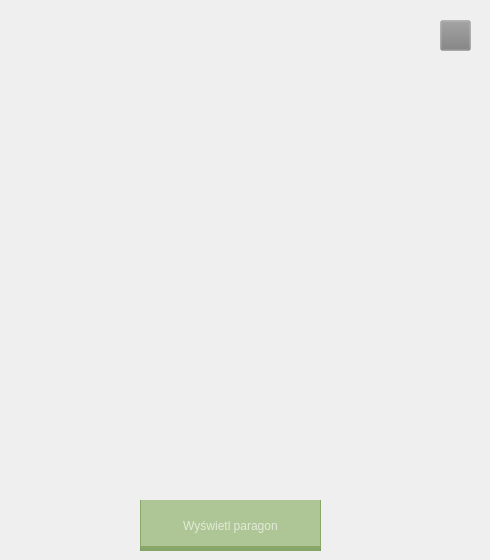
    <widget class="QWidget" name="page_6">
     <widget class="QLabel" name="label_time1">
      <property name="geometry">
       <rect>
        <x>0</x>
        <y>60</y>
        <width>481</width>
        <height>151</height>
       </rect>
      </property>
      <property name="sizePolicy">
       <sizepolicy hsizetype="Maximum" vsizetype="Maximum">
        <horstretch>0</horstretch>
        <verstretch>0</verstretch>
       </sizepolicy>
      </property>
      <property name="font">
       <font>
        <pointsize>22</pointsize>
        <bold>true</bold>
       </font>
      </property>
      <property name="text">
       <string/>
      </property>
      <property name="alignment">
       <set>Qt::AlignCenter</set>
      </property>
     </widget>
     <widget class="QLabel" name="label_numer_zamowienia">
      <property name="geometry">
       <rect>
        <x>20</x>
        <y>210</y>
        <width>441</width>
        <height>151</height>
       </rect>
      </property>
      <property name="sizePolicy">
       <sizepolicy hsizetype="Maximum" vsizetype="Maximum">
        <horstretch>0</horstretch>
        <verstretch>0</verstretch>
       </sizepolicy>
      </property>
      <property name="font">
       <font>
        <pointsize>22</pointsize>
        <bold>true</bold>
       </font>
      </property>
      <property name="text">
       <string/>
      </property>
      <property name="alignment">
       <set>Qt::AlignCenter</set>
      </property>
     </widget>
     <widget class="QPushButton" name="pushButton_7">
      <property name="geometry">
       <rect>
        <x>140</x>
        <y>500</y>
        <width>181</width>
        <height>51</height>
       </rect>
      </property>
      <property name="maximumSize">
       <size>
        <width>200</width>
        <height>100</height>
       </size>
      </property>
      <property name="styleSheet">
       <string notr="true">QPushButton{
	font: 350 9pt &quot;Cascadia Code SemiLight&quot;;
	padding-top: 5px;
	color: rgb(226,234,216);
	background-color: rgba(130,170,90,0.6);
	border: none;
	border-left: 1px solid rgba(110,144,76,0.6);
	border-right: 1px solid rgba(110,144,76,0.6);
	border-bottom: 5px solid rgba(110,144,76,0.6);
}
QPushButton:hover{
	background-color: rgba(138,181,96, 0.6);
	border-left: 1px solid rgba(110,144,76,0.6);
	border-right: 1px solid rgba(110,144,76,0.6);
	border-bottom: 5px solid rgba(110,144,76,0.6);
}
QPushButton:pressed{
	background-color: rgba(120,157,83,0.6);
	border-left: 1px solid rgba(110,144,76,0.6);
	border-right: 1px solid rgba(110,144,76,0.6);
	border-bottom: 5px solid rgba(110,144,76,0.6);
	padding-top: -5px;
	border-bottom: none;
}	
</string>
      </property>
      <property name="text">
       <string>Wyświetl paragon</string>
      </property>
     </widget>
     <widget class="QPushButton" name="btnExit5">
      <property name="geometry">
       <rect>
        <x>440</x>
        <y>20</y>
        <width>31</width>
        <height>31</height>
       </rect>
      </property>
      <property name="styleSheet">
       <string notr="true">QPushButton{
border-image: url(:/img/img/startClickIcon2.svg);
color: white;
background-color: rgb(128,128,128,0.2);
}
QPushButton:hover{
border-image: url(:/img/img/ExitBtnWhite.svg);
}
</string>
      </property>
      <property name="text">
       <string/>
      </property>
     </widget>
    </widget>
